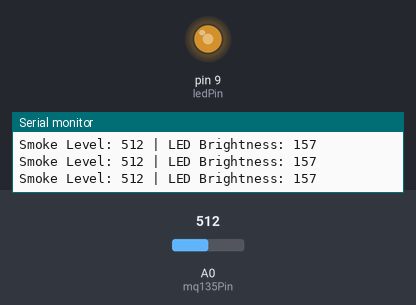
Simulated run of this sketch. Board: Arduino Uno, built with avr-gcc and run on an emulated ATmega328P. Shown: output pins drawn as LEDs (lit = HIGH), the last lines printed to the serial monitor. Inputs (shaded band) come from the test bench; at power-on: A0 (mq135Pin) = 512.

Above: at 1.2 s.
1.3 s: A0 (mq135Pin) set to 716
At 1.6 s:
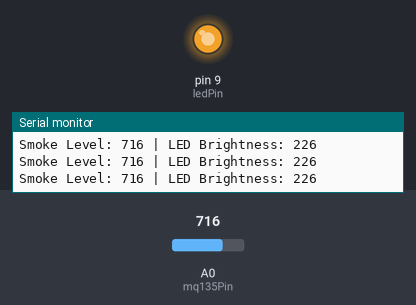
2.8 s: A0 (mq135Pin) set to 306
At 3.2 s:
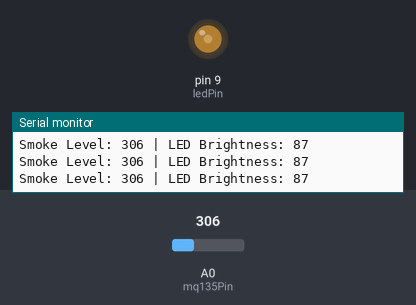
4.3 s: A0 (mq135Pin) set to 122
At 4.7 s:
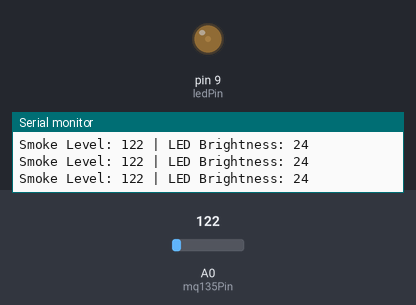
5.8 s: A0 (mq135Pin) set to 0
At 6.2 s:
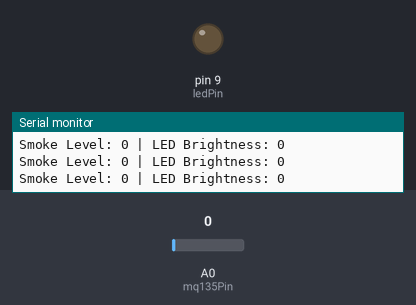
Timing chart, 0 to 8.3 s (numbered marks = the images above; inputs shaded):
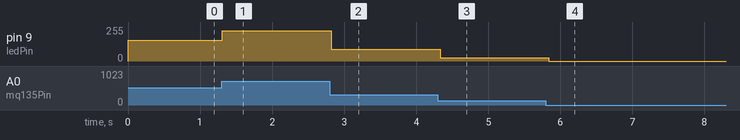

Measured:
- after the input at 1.3 s, pin 9 (ledPin): 157/255 → 226/255 at once
- after the input at 2.8 s, pin 9 (ledPin): 226/255 → 87/255 at once
- after the input at 4.3 s, pin 9 (ledPin): 87/255 → 24/255 at once
- after the input at 5.8 s, pin 9 (ledPin): 24/255 → 0/255 at once

The sketch:

light_density.ino
```cpp
// Pin Definitions
const int mq135Pin = A0; // MQ135 Analog output connected to A0
const int ledPin = 9; // LED connected to PWM pin 9

// Variables
int sensorValue = 0; // Variable to store raw sensor data
int brightness = 0; // Variable to store calculated brightness

void setup() {
  pinMode(ledPin, OUTPUT);
  Serial.begin(9600); // Initialize serial monitor for debugging

  // Note: MQ135 requires a "warm-up" period (usually 24-48 hours for
  // stable readings, but a few minutes is okay for basic testing).
  Serial.println("Warming up sensor...");
}

void loop() {
  // 1. Read the smoke level
  sensorValue = analogRead(mq135Pin);

  // 2. Map the sensor value to LED brightness.
  // Standard MQ135 idle reading is usually around 100-200.
  // We map from 200 (dim) to 800 (bright) to avoid flickering at low levels.
  brightness = map(sensorValue, 50,800,0,255);

  // Constrain the value so it stays within 0-255 range
  brightness = constrain(brightness, 0, 255);

  // 3. Set the LED brightness
  analogWrite(ledPin, brightness);

  // Debugging: Print values to Serial Monitor
  Serial.print("Smoke Level: ");
  Serial.print(sensorValue);
  Serial.print(" | LED Brightness: ");
  Serial.println(brightness);

  delay(100); // Small delay for stability
}
```
